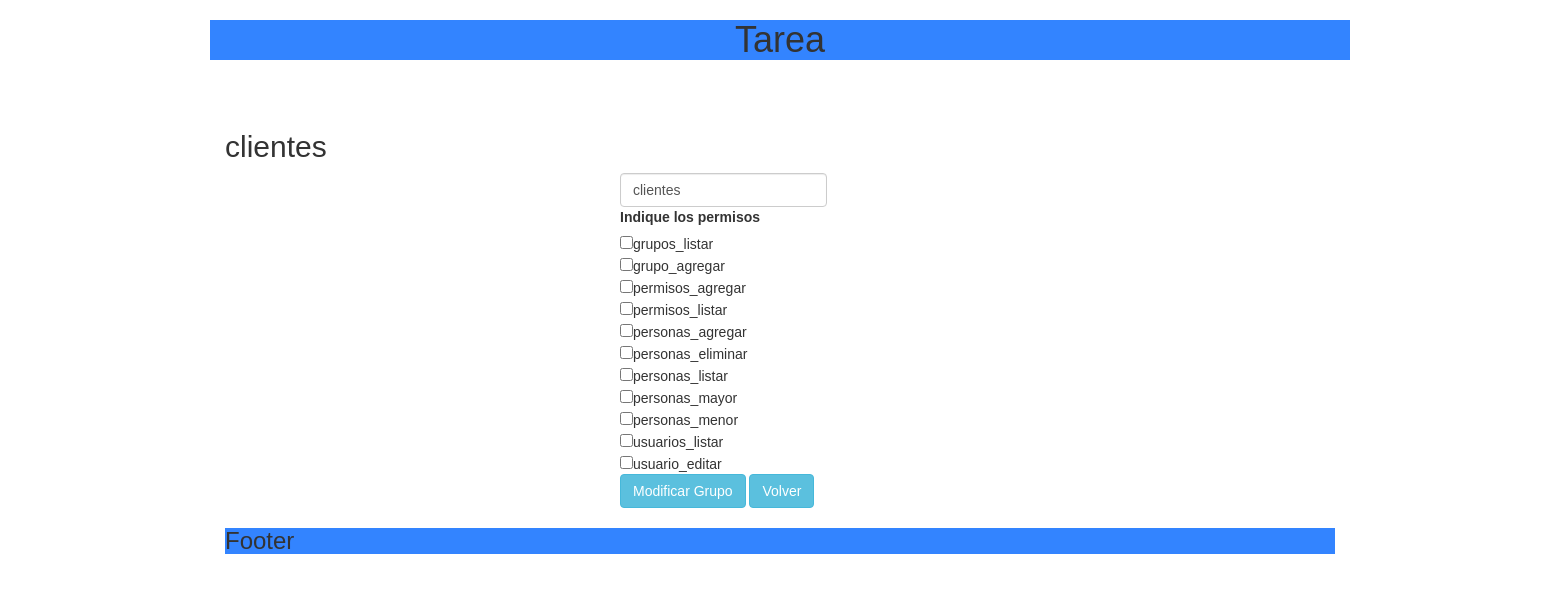
Page /editarGrupo.php?grupoID=3 on the committed database.
### tables this page shows
CREATE TABLE `grupos` (
  `id` int(11) NOT NULL,
  `name` varchar(255) NOT NULL
);

CREATE TABLE `permisos` (
  `id` int(11) NOT NULL,
  `name` varchar(255) NOT NULL
);

### functions/funciones.php (called while the page is built, shortened)
<?php
function getPermisos() {
    $pdo = conectar();
    $statement = $pdo->prepare("SELECT *"
            . "FROM permisos");
    $statement->execute();
    $result = $statement->fetchAll();
    return $result;
}
function getGrupo($id) {
    $pdo = conectar();
    $statement = $pdo->prepare("SELECT *"
            . "FROM grupos WHERE id = $id");
    $statement->execute();
    $result = $statement->fetchAll();
    return $result;
}
function getGrupoConPermisos($id) {
    $pdo = conectar();
    $statement = $pdo->prepare("SELECT g.id AS grupo_id, g.name AS grupo_nombre, p.id AS permiso_id, p.name AS permiso_nombre
                               FROM grupos g INNER JOIN grupos_permisos gp ON
                                     g.id = gp.grupo_id INNER JOIN permisos p ON
                                     p.id = gp.permisos_id
                               WHERE g.id = $id");
    $statement->execute();
    $result = $statement->fetchAll();
    return $result;
}
function grupoTienePermiso($permisosDeGrupos, $idPermiso) {
    return FALSE;
}
?>

### web/editarGrupo.php (the view, shortened to what this page needs)
<?php
require_once("../functions/funciones.php");
?>
<!DOCTYPE html>
<html>
    <head>
    </head>
    <body>
        <br/>
        <br/>
        <?php
        $grupo = $_GET['grupoID'];
        $busquedaGrupo = getGrupoConPermisos($grupo);
        $obtenerGrupo = getGrupo($grupo);
        ?>
        <div class='container' >
            <h2> <?php echo $obtenerGrupo[0]['name'] ?></h2>
            <div id="editarGrupo" class="col-md-12 col-md-offset-4">
                <form class="form-inline" action="../functions/funEditarGrupo.php" method="POST">
                    <input type="text" class="form-control" value="<?php echo $obtenerGrupo[0]['name'] ?>" name="nameGroup"><br/>
                    <label>Indique los permisos</label><br/>
                    <?php
                    foreach (getPermisos() as $permiso) {
                        if (grupoTienePermiso($busquedaGrupo, $permiso['id'])) {
                            $checked = "checked";
                        } else {
                            $checked = "";
                        }
                        ?>
                        <input type="checkbox" name="permisos[]" value="<?php echo $permiso['id'] ?>" <?php echo $checked ?>><?php echo $permiso['name'] ?><br/>
                        <?php
                    }
                    ?>
                    <input type="submit" value="Modificar Grupo" class="btn btn-info">
                    <a id="volver" class="btn btn-info">Volver</a>
                </form>
            </div>
        </div>
    </body>
</html>

### web/css/main.css (style rules this page uses)
body { font-family: sans-serif; }

### rows in the picture
grupos: name "clientes", nameGroup "clientes"
permisos: name "grupos_listar"
permisos: name "grupo_agregar"
permisos: name "permisos_agregar"
permisos: name "permisos_listar"
permisos: name "personas_agregar"
permisos: name "personas_eliminar"
permisos: name "personas_listar"
permisos: name "personas_mayor"
permisos: name "personas_menor"
permisos: name "usuarios_listar"
permisos: name "usuario_editar"
